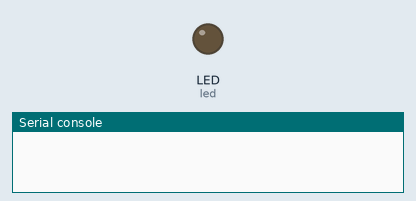
Recording of a program running on a simulated CircuitPython board. Shown: output pins drawn as LEDs (lit = HIGH), the last lines printed to the serial console. USB keyboard and mouse output is not drawn; the board's own WiFi access point starts at once.

Above: at 0.1 s.
At 7.3 s:
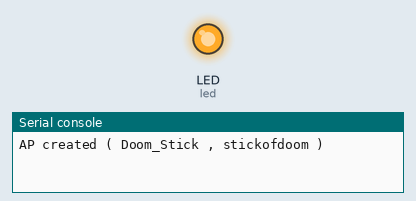
Timing chart, 0 to 38.8 s (numbered marks = the images above):
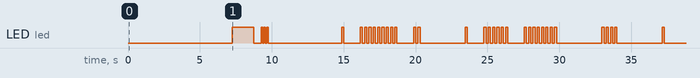

The program:

code.py
```python
import led
import nets
import server
import time
import keyboard

def blink_ip(ip):
    time.sleep(5)
    for i, part in enumerate(str(ip).split(".")):
        for chunk in part:
            led.blink_led(int(chunk), 0.15) if int(chunk) else led.blink_led(1, 1)
            time.sleep(1)
        time.sleep(2)

led.turn_led("OFF")
keyboard.type_off(0.5)
nets.start_ap("Doom_Stick", "stickofdoom")
time.sleep(1)
led.start_blink()
blink_ip(nets.wifi_ip)
led.start_blink()
server.open_server()
```

led.py
```python
import time
import board
import digitalio

led = digitalio.DigitalInOut(board.LED)
led.direction = digitalio.Direction.OUTPUT
led.value = False
state = "OFF"

def turn_led(value):
    global state
    if value == "ON":
        led.value = True
        state = "ON"
    elif value == "OFF":
        led.value = False
        state = "OFF"

def blink_led(n, delay):
    for _ in range(n):
        turn_led("ON")
        time.sleep(delay)
        turn_led("OFF")
        time.sleep(delay)

def start_blink():
    blink_led(1, 0.5)
    blink_led(3, 0.1)
```

nets.py
```python
import time
import wifi

wifi_network = None
wifi_ip = None

networks = [
    # Add Wi-Fi networks here ("SSID", "PASSWORD")
]

def is_connected(): return wifi.radio.connected

def start_ap(ssid, password):
    wifi.radio.start_ap(ssid, password)
    global wifi_network, wifi_ip
    wifi_network = ssid
    wifi_ip = wifi.radio.ipv4_address_ap
    print("AP created (", ssid, ",", password, ")")

def connect_to(ssid, password):
    try:
        print("Connecting to", ssid, "with", password, "...")
        wifi.radio.connect(ssid, password)
        global wifi_network, wifi_ip
        wifi_network = ssid
        wifi_ip = wifi.radio.ipv4_address
        print("Successfully connected to", ssid)
        return True
    except Exception as error:
        print("Error while connecting to", ssid, ":", error)
        return False

def connect_to_wifi():
    while True:
        for ssid, password in networks:
            if connect_to(ssid, password): return
        print("Retrying all networks...")
        time.sleep(1)
```

server.py
```python
import time
import nets
import led
import wifi
import socketpool

server_status = "CLOSED"
routes = {}

pool = socketpool.SocketPool(wifi.radio)
server = pool.socket()
server.settimeout(0.1)
server.bind(("0.0.0.0", 80))
server.listen(1)


def route(path):
    def wrapper(function):
        routes[path] = function
        return function
    return wrapper

def handle_request(path, request):
    handler = routes.get(path)
    if handler:
        return handler(request)
    return "404 Not Found"

@route("/")
def home(request):
    return f"""
<!DOCTYPE html>
    <head>
        <title>Doom_Stick</title>
        <style>
            body {{
                background-color: black;
                color: white;
                font-family: monospace;
                font-size: 3rem;
                padding: 20px 40px;
            }}
        </style>
    </head>
    <body>
        <h1>Doom_Stick</h1>
        <p style="height: 1px;"></p>
        <p>Board Status:</p>
        <ul>
            <li>Time: {time.monotonic()}</li>
            <li>LED1: {led.state}</li>
            <li>SSID: {nets.wifi_network}</li>
            <li>IPv4: {nets.wifi_ip}</li>
            <li>Srvr: {server_status}</li>
        </ul>
        <br>
    </body>
</html>
"""


@route("/refresh")
def home(request):
    return f"""
<!DOCTYPE html>
    <head>
        <meta http-equiv="refresh" content="1">
        <title>Doom_Stick/Refresh</title>
        <style>
            body {{
                background-color: black;
                color: white;
                font-family: monospace;
                font-size: 3rem;
                padding: 20px 40px;
            }}
        </style>
    </head>
    <body>
        <h1>Doom_Stick</h1>
        <p style="height: 1px;"></p>
        <p>Board Status:</p>
        <ul>
            <li>Time: {time.monotonic()}</li>
            <li>LED1: {led.state}</li>
            <li>SSID: {nets.wifi_network}</li>
            <li>IPv4: {nets.wifi_ip}</li>
            <li>Srvr: {server_status}</li>
        </ul>
        <br>
    </body>
</html>
"""

def open_server():
    global server_status
    server_status = "OPEN"
    print("Server open on", nets.wifi_network, "at", nets.wifi_ip, "Port 80...")
    while server_status == "OPEN":
        try:
            connection, address = server.accept()
            handle_connection(connection)
        except OSError: pass


def handle_connection(connection):
    try:
        buffer = bytearray(1024)
        bytes_read = connection.recv_into(buffer)

        if bytes_read <= 0:
            return

        request = buffer[:bytes_read].decode("utf-8", "ignore")
        if not request:
            return

        line = request.split("\r\n", 1)[0]
        parts = line.split()
        path = parts[1] if len(parts) > 1 else "/"

        body = handle_request(path, request)

        response = ("HTTP/1.1 200 OK\r\n"
                    "Content-Type: text/html\r\n"
                    "Connection: close\r\n\r\n" + body)

        connection.send(response.encode("utf-8"))
        led.blink_led(1, 0.1)

    finally:
        connection.close()
```

keyboard.py
```python
import time
import usb_hid
from adafruit_hid.keyboard import Keyboard
from adafruit_hid.keycode import Keycode
from adafruit_hid.keyboard_layout_us import KeyboardLayoutUS
import led

keyboard = Keyboard(usb_hid.devices)
layout = KeyboardLayoutUS(keyboard)

def send_key(key):
    code = getattr(Keycode, key, None)
    keyboard.send(code)

def type_string(string, delay):
    for char in string:
        time.sleep(delay)
        layout.write(char)

def type_off(delay):
    for _ in range(5):
        send_key("ESCAPE")
        time.sleep(delay)
    send_key("GUI")
    for _ in range(5):
        send_key("TAB")
        time.sleep(delay)
    send_key("RIGHT_ARROW")
    time.sleep(delay)
    send_key("ENTER")
    time.sleep(delay)
    send_key("DOWN_ARROW")
    time.sleep(delay)
    send_key("DOWN_ARROW")
    time.sleep(delay)
    send_key("ENTER")
    led.turn_led("ON")
```

Measured:
- by itself, LED (led): LOW → HIGH at 7.3 s, → LOW 1.5 s later, → HIGH 0.50 s later, → LOW 0.10 s later, … (72 changes in this stretch)
